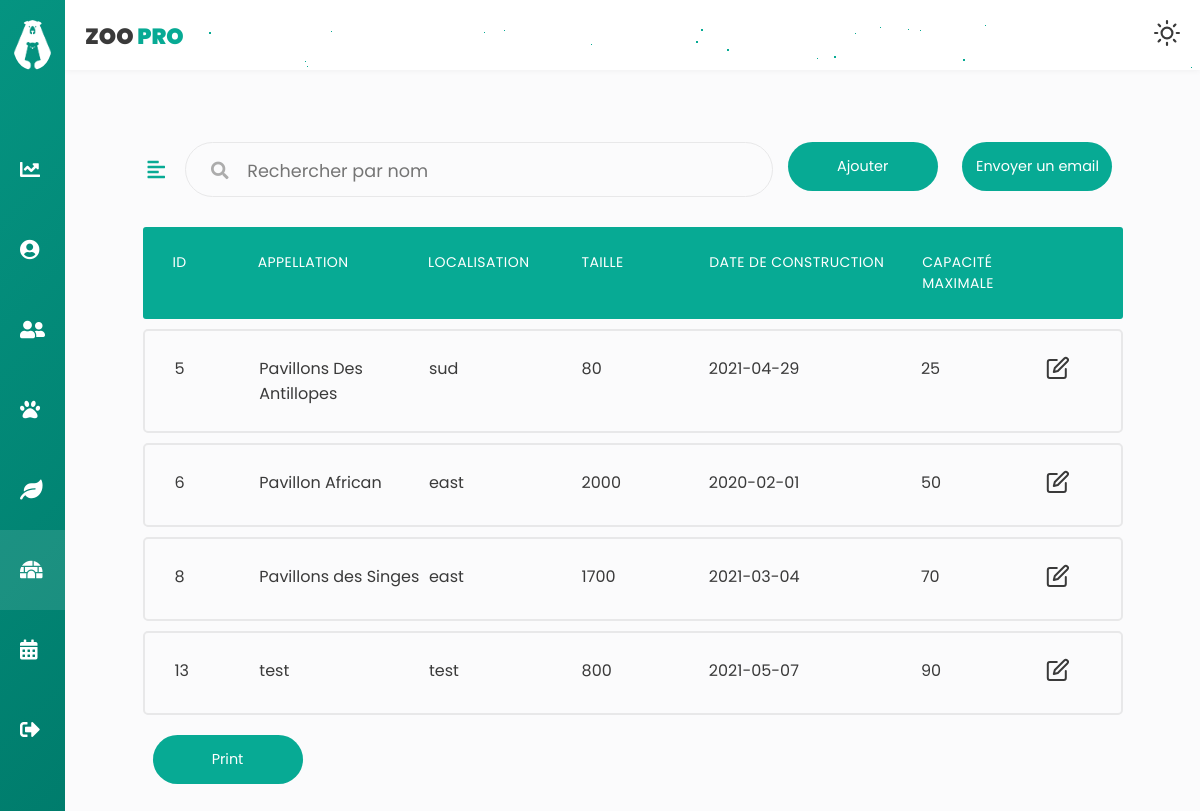
Screenshot of /enclos/afficherList (signed in) with the database file from the repository.
### tables this page shows
CREATE TABLE `enclos` (
  `id` int(11) NOT NULL,
  `appellation` varchar(250) NOT NULL,
  `localisation` varchar(250) NOT NULL,
  `taille` float NOT NULL,
  `dateConstruction` date NOT NULL,
  `capaciteMaximale` float NOT NULL,
  `typeEnclos` varchar(250) NOT NULL,
  `photo` varchar(250) NOT NULL,
  `updated_by` int(11) DEFAULT NULL
);

### app/libraries/Core.php (called while the page is built, shortened)
<?php
  class Core {
    protected $currentMethod = 'index';
    public function __construct(){
      $url = $this->getUrl();
      if(isset($url[0])){
      if(file_exists('../app/controllers/' . ucwords($url[0]). '.php')){
        unset($url[0]);
      }
    }
      $this->currentController = new $this->currentController;
      if(isset($url[1])){
        if(method_exists($this->currentController, $url[1])){
          $this->currentMethod = $url[1];
          unset($url[1]);
        }
      }
      $this->params = $url ? array_values($url) : [];
      call_user_func_array([$this->currentController, $this->currentMethod], $this->params);
    }
    public function getUrl(){
      if(isset($_GET['url'])){
        $url = rtrim($_GET['url'], '/');
        $url = filter_var($url, FILTER_SANITIZE_URL);
        $url = explode('/', $url);
        return $url;
      }
    }
  }

### app/require.php (called while the page is built, shortened)
<?php
    require_once 'libraries/Core.php';
    require_once 'libraries/Controller.php';
    require_once 'libraries/Database.php';
    $init = new Core();

### public/index.php (called while the page is built)
<?php
    require_once '../app/require.php';

### app/libraries/Database.php (called while the page is built, shortened)
<?php
    class Database {
        private $dbHost = DB_HOST;
        private $dbUser = DB_USER;
        private $dbPass = DB_PASS;
        private $dbName = DB_NAME;
        private $statement;
        private $dbHandler;
        public function __construct() {
            $conn = 'mysql:host=' . $this->dbHost . ';dbname=' . $this->dbName;
            $options = array(
                PDO::ATTR_PERSISTENT => true,
                PDO::ATTR_ERRMODE => PDO::ERRMODE_EXCEPTION
            );
            try {
                $this->dbHandler = new PDO($conn, $this->dbUser, $this->dbPass, $options);
            } catch (PDOException $e) {
                $this->error = $e->getMessage();
                echo $this->error;
            }
        }
        public function query($sql) {
            $this->statement = $this->dbHandler->prepare($sql);
        }
        public function execute() {
            return $this->statement->execute();
        }
        public function resultSet() {
            $this->execute();
            return $this->statement->fetchAll();
        }
    }

### app/models/Enclo.php (called while the page is built, shortened)
<?php
class Enclo
{
    private $db;
    public function __construct()
    {
        $this->db = new Database;
    }
     public function getCapaciteSup()
    {
        $this->db->query('SELECT count(*) FROM `enclos` WHERE capaciteMaximale >= 7');
        return $this->db->resultSet();
    }
    public function getCapaciteInf()
    {
        $this->db->query('SELECT count(*) FROM `enclos` WHERE capaciteMaximale < 7');
        return $this->db->resultSet();
    }
    public function afficher(){
        $this->db->query('SELECT * FROM enclos');
        return $this->db->resultSet();
    }
    public function listeTypeID()
    {
        $this->db->query('SELECT id FROM `typeenclos`');
        return $this->db->resultSet();
    }
}

### app/controllers/Enclos.php (the view, shortened to what this page needs)
<?php
class Enclos extends Controller
{
    public function __construct()
    {
        $this->encloModel = $this->model('Enclo');
    }
    public function afficherList($error = '')
    {
        $tab = $this->encloModel->afficher();
        $data = [
            'tab' => '',
            'typeEnclos'=> '',
            'errorAdd' => '',
            'sup' => '',
            'inf' => ''
        ];
        foreach ($tab as $key => $value) {
            $data['tab'] .= ' <li class="table-row">
                    <div class="col col-1" data-label="ID">' . $value[0] . '</div>
                    <div class="col col-2" data-label="Appellation">' . $value[1] . '</div>
                    <div class="col col-3" data-label="Localisation">' . $value[2] . '</div>
                    <div class="col col-4" data-label="Taille">' . $value[3] . '</div>
                    <div class="col col-5" data-label="Date de construction">' . $value[4] . '</div>
                    <div class="col col-6" data-label="Capacite maximale">' . $value[5] . '</div>
                    <div class="col col-7">
                        <div class="col-buttons">
                            <button class="tab-btn"><i data-feather="edit"></i></button>
                        </div>
                    </div>
                </li>';
        }
    }
}

### public/css/enclos.css (style rules this page uses)
.col-buttons { display: flex; justify-content: flex-end; align-items: center; -webkit-transform: translate(-50%, 0); transform: translate(-50%, 0); }
.responsive-table li { border-radius: 3px; padding: 25px 30px; display: flex; justify-content: space-between; margin-bottom: 10px; color: var(--tc); }
.responsive-table .table-row { background-color: transparent; border-radius: 5px; border: solid 2px #e8e8e9; }
.responsive-table .col-1 { flex-basis: 10%; }
.responsive-table .col-2 { flex-basis: 20%; }
.responsive-table .col-3 { flex-basis: 18%; }
.responsive-table .col-4 { flex-basis: 15%; }
.responsive-table .col-5 { flex-basis: 25%; }
.responsive-table .col-6 { flex-basis: 15%; }
.responsive-table .col-7 { flex-basis: 5%; }
.tab-btn { cursor: pointer; background: transparent; color: var(--tc); border: 0; outline: none; }

### rows the page displays
enclos: id "5", appellation "Pavillons Des Antillopes", localisation "sud", taille "80", dateConstruction "2021-04-29", capaciteMaximale "25"
enclos: id "6", appellation "Pavillon African", localisation "east", taille "2000", dateConstruction "2020-02-01", capaciteMaximale "50"
enclos: id "8", appellation "Pavillons des Singes", localisation "east", taille "1700", dateConstruction "2021-03-04", capaciteMaximale "70"
enclos: id "13", appellation "test", localisation "test", taille "800", dateConstruction "2021-05-07", capaciteMaximale "90"
